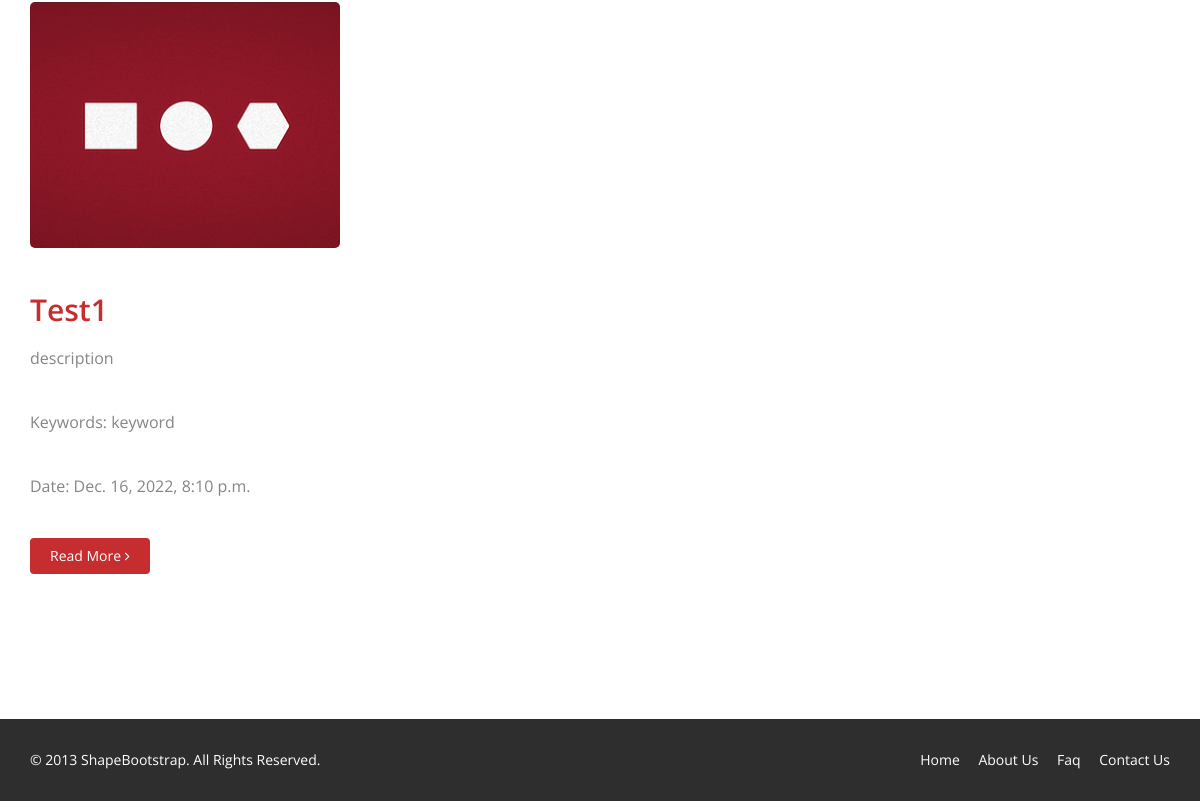
The page /blog/ (signed in, lower part) on the database as committed earlier.
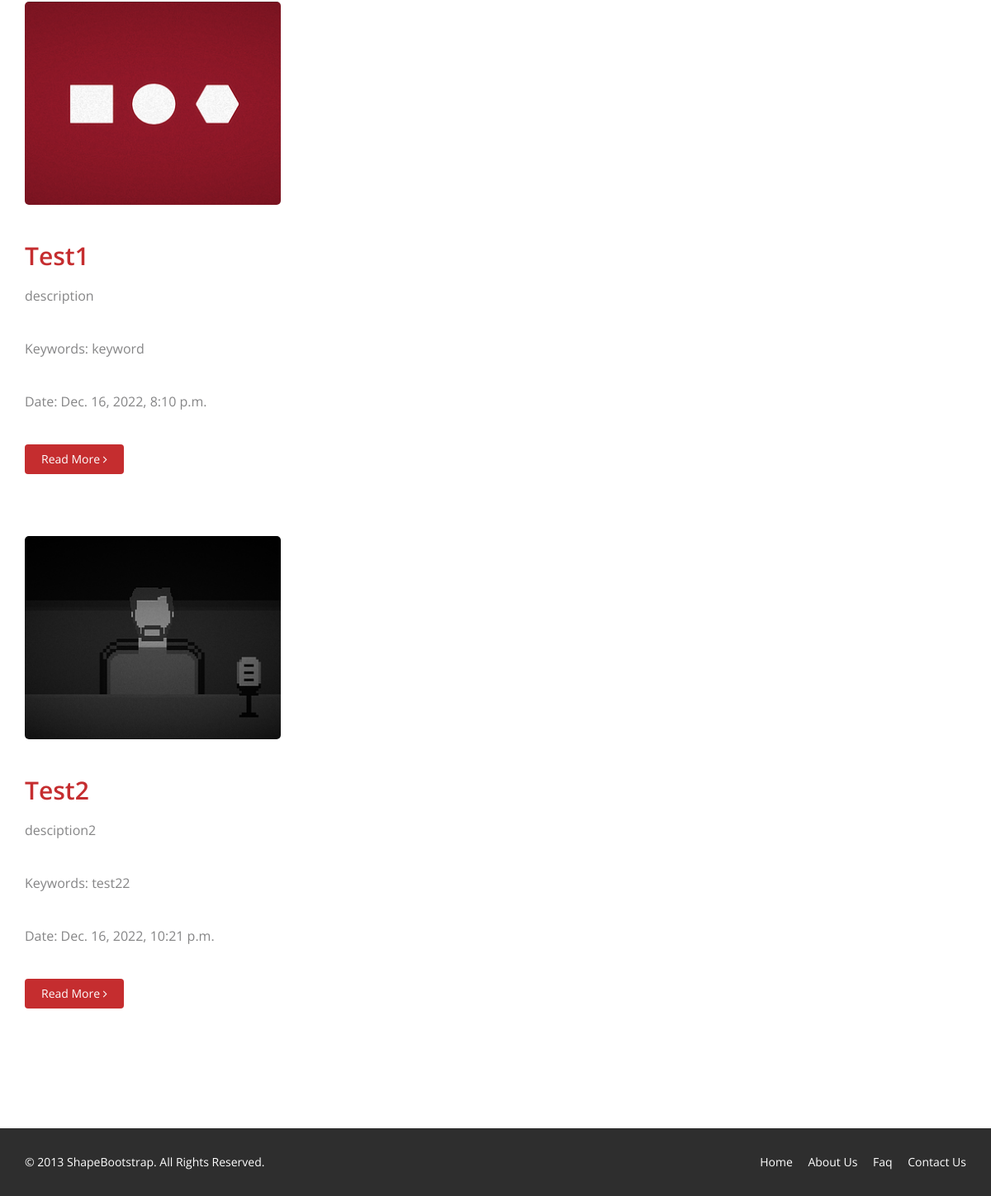
The same page on the database as committed later.
### core/models.py (models this page shows, shortened)
class Content(models.Model):
    id = models.UUIDField(primary_key=True,default=uuid.uuid4)
    title = models.CharField(max_length=100)
    keywords = models.CharField(max_length=100)
    description = models.TextField()
    image = models.ImageField(upload_to='content_images',default='content_images/blog_image.png')
    menu_id = models.IntegerField(blank=True,null=True)
    detail = models.CharField(max_length=100)
    type = models.CharField(max_length=10)
    created_at = models.DateTimeField(default=datetime.now)
    updated_at = models.DateTimeField(default=datetime.now)

### core/views.py (the view)
# urls.py: 2. Add a URL to urlpatterns:  path('blog/', include('blog.urls'))
@login_required(login_url='signin/')
def blog(request):
    contents = Content.objects.all()
    return render(request,'blog.html',{'contents':contents})

### templates/blog.html (shortened to what this page needs)
{% load static %}
<!DOCTYPE html>
<html lang="en">
<head>
    <link rel="stylesheet" href="https://maxcdn.bootstrapcdn.com/bootstrap/3.4.1/css/bootstrap.min.css">
    <link href="{% static 'css/bootstrap.min.css' %}" rel="stylesheet">
    <link href="{% static 'css/font-awesome.min.css' %}" rel="stylesheet">
    <link href="{% static 'css/animate.min.css' %}" rel="stylesheet">
    <link href="{% static 'css/prettyPhoto.css' %}" rel="stylesheet">
    <link href="{% static 'css/main.css' %}" rel="stylesheet">
    <link href="{% static 'css/responsive.css' %}" rel="stylesheet">
</head>
<body>
    {% include 'menu.html' %}
    {% block content %}
    <section id="blog" class="container">
        <div class="blog">
            <div class="row">
            {% for content in contents %}
                 <div class="col-md-8">
                    <div class="blog-item">
                        <div class="row">
                            <div class="col-xs-12 col-sm-10 blog-content">
                                <a href="#"><img class="img-responsive img-blog" src="{{content.image.url}}" width="50%" height="200px" alt="" /></a>
                                <h2><a href="/blogs/{{content.id}}">{{content.title}}</a></h2>
                                <h3>{{content.description}}</h3>
                                <h3>Keywords: {{content.keywords}} </h3>
                                <h3>Date: {{content.created_at}}</h3>
                                <a class="btn btn-primary readmore" href="/blogs/{{content.id}}">Read More <i class="fa fa-angle-right"></i></a>
                            </div>
                        </div>
                    </div>
                 </div>
                {% endfor %}
            </div>
        </div>
    </section>
    <footer id="footer" class="midnight-blue">
        <div class="container">
            <div class="row">
                <div class="col-sm-6">
                    &copy; 2013 <a target="_blank" href="http://shapebootstrap.net/" title="Free Twitter Bootstrap WordPress Themes and HTML templates">ShapeBootstrap</a>. All Rights Reserved.
                </div>
                <div class="col-sm-6">
                    <ul class="pull-right">
                        <li><a href="#">Home</a></li>
                        <li><a href="#">About Us</a></li>
                        <li><a href="#">Faq</a></li>
                        <li><a href="#">Contact Us</a></li>
                    </ul>
                </div>
            </div>
        </div>
    </footer>
</body>
</html>
{% endblock %}

Rows that differ between the two databases and show on the page:
added Content: image (picture), title "Test2", description "desciption2", keywords "test22", created_at "Dec. 16, 2022, 10:21 p.m."
